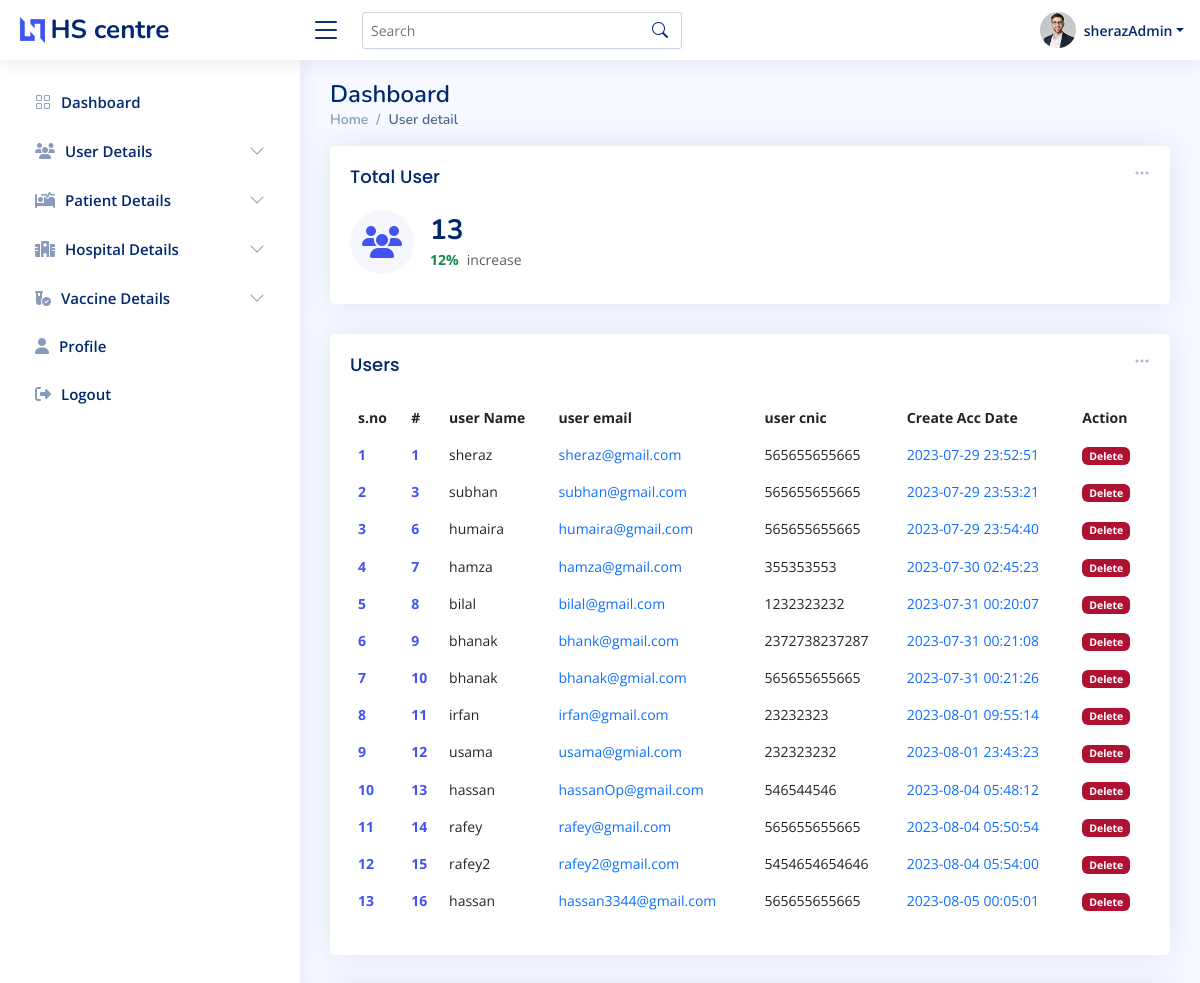
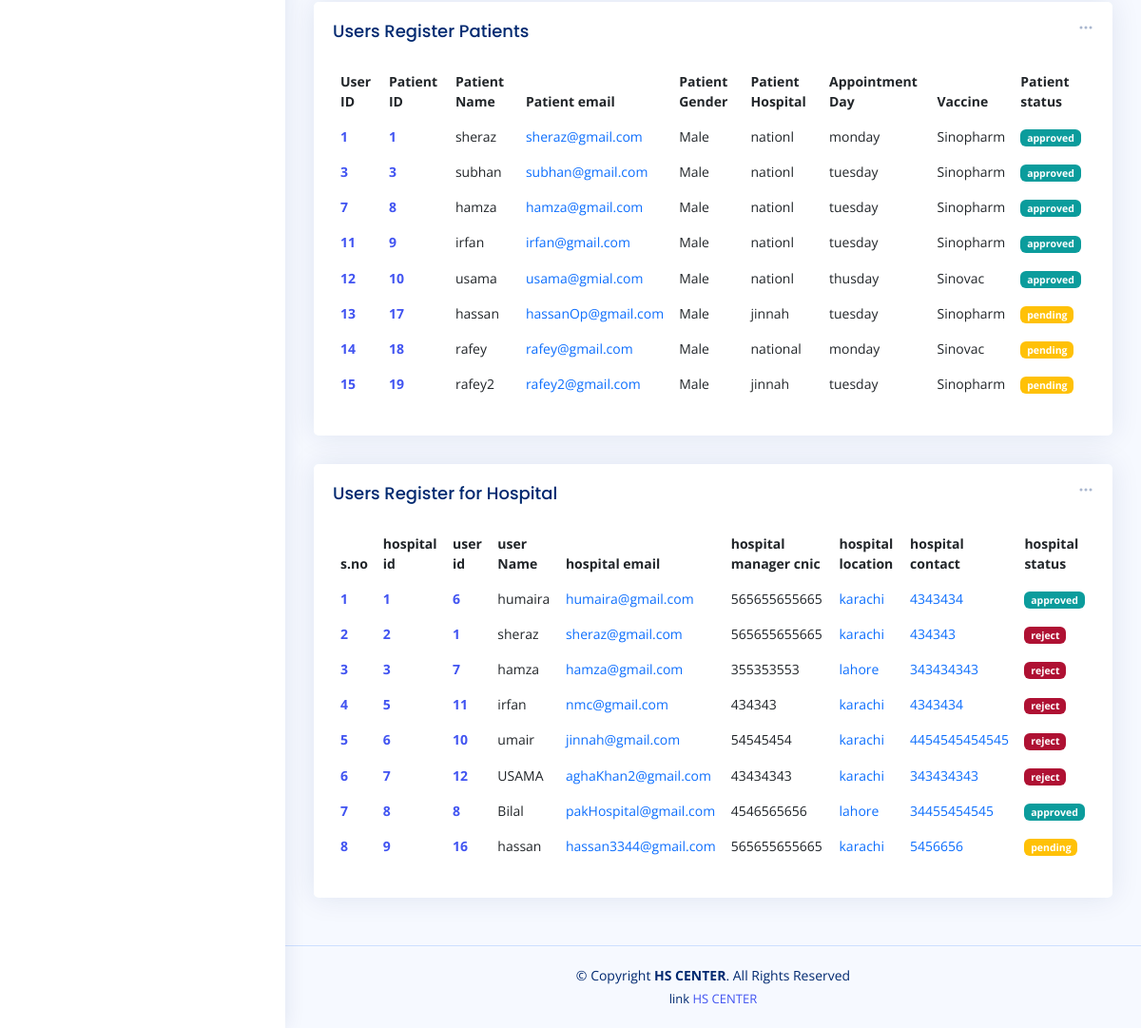
The page /admin_user_detail.php (signed in) on the database its author committed (2 pictures, top to bottom).
### tables this page shows
CREATE TABLE `user` (
  `id` int(11) NOT NULL,
  `name` varchar(255) NOT NULL,
  `email` varchar(255) NOT NULL,
  `cnic` varchar(255) NOT NULL,
  `password` varchar(255) NOT NULL,
  `time` datetime NOT NULL DEFAULT current_timestamp()
);

CREATE TABLE `reg_patient` (
  `patient_id` int(11) NOT NULL,
  `patient_name` varchar(200) NOT NULL,
  `patient_email` varchar(200) NOT NULL,
  `patient_phone` varchar(255) NOT NULL,
  `patient_cnic` varchar(255) NOT NULL,
  `patient_age` varchar(22) NOT NULL,
  `patient_select_hos` varchar(222) NOT NULL,
  `patient_gender` varchar(222) NOT NULL,
  `patient_vacc` varchar(222) NOT NULL,
  `patient_app_day` varchar(222) NOT NULL,
  `patient_status` varchar(222) NOT NULL
);

CREATE TABLE `reg_hospital` (
  `hospital_id` int(11) NOT NULL,
  `hospital_name` varchar(200) NOT NULL,
  `hospital_manager_name` varchar(200) NOT NULL,
  `hospital_email` varchar(200) NOT NULL,
  `hospital_contact` varchar(255) NOT NULL,
  `hospital_location` varchar(222) NOT NULL,
  `hospital_manager_cnic` varchar(222) NOT NULL,
  `hospital_open_time` varchar(222) NOT NULL,
  `hospital_close_time` varchar(222) NOT NULL,
  `user_id` varchar(222) NOT NULL,
  `hospital_status` varchar(222) NOT NULL
);

### admin_user_detail.php (the view, shortened to what this page needs)
<?php
require 'conn.php';
$fetch_userQ = "SELECT * FROM `user`";
$fetch_user = mysqli_query($conn,$fetch_userQ);
$totalUser = mysqli_num_rows($fetch_user);
$fetch_userPatientQ = "SELECT user.id,reg_patient.patient_id,user.name,user.email,reg_patient.patient_gender,reg_patient.patient_select_hos,reg_patient.patient_app_day,reg_patient.patient_vacc,reg_patient.patient_status FROM user JOIN reg_patient WHERE user.name = reg_patient.patient_name AND user.email = reg_patient.patient_email;
";
$fetch_userPatient = mysqli_query($conn,$fetch_userPatientQ);
$totalUserPatient = mysqli_num_rows($fetch_userPatient);
$fetch_HospitalQ = "SELECT * FROM `reg_hospital`";
$fetch_Hospital = mysqli_query($conn,$fetch_HospitalQ);
$totalHospital = mysqli_num_rows($fetch_Hospital);
?>
<!DOCTYPE html>
<html lang="en">
<head>
  <?php require './component/_admin_link.php'?>
</head>
<body>
<?php require './component/_admin_nav.php';?>
  <main id="main" class="main " >
    <div class="pagetitle ">
      <h1>Dashboard</h1>
      <nav>
        <ol class="breadcrumb">
          <li class="breadcrumb-item"><a href="admin-index.php">Home</a></li>
          <li class="breadcrumb-item active">User detail</li>
        </ol>
      </nav>
    </div>
    <section class="section dashboard ">
      <div class="row ">
        <div class="col-lg-12">
          <div class="row ">
            <div class="col-xxl-4 col-md-6  w-100">
              <div class="card info-card sales-card">
                <div class="filter">
                  <a class="icon" href="#" data-bs-toggle="dropdown"><i class="bi bi-three-dots"></i></a>
                </div>
                <div class="card-body">
                  <h5 class="card-title">Total User</h5>
                  <div class="d-flex align-items-center">
                    <div class="card-icon rounded-circle d-flex align-items-center justify-content-center">
                    <i class="fa-solid fa-users"></i>
                    </div>
                    <div class="ps-3">
                      <h6><?=$totalUser?></h6>
                      <span class="text-success small pt-1 fw-bold">12%</span> <span class="text-muted small pt-2 ps-1">increase</span>
                    </div>
                  </div>
                </div>
              </div>
            </div>
            <div class="col-12" >
              <div class="card recent-sales overflow-auto">
                <div class="filter">
                  <a class="icon" href="#" data-bs-toggle="dropdown"><i class="bi bi-three-dots"></i></a>
                </div>
                <div class="card-body">
                  <h5 class="card-title">Users </h5>
                  <table class="table table-borderless datatable" id="dowload_pdf">
                    <thead>
                      <tr>
                        <th scope="col">s.no</th>
                        <th scope="col">#</th>
                        <th scope="col">user Name</th>
                        <th scope="col">user email</th>
                        <th scope="col">user cnic</th>
                        <th scope="col">Create Acc Date</th>
                        <th scope="col">Action</th>
                      </tr>
                    </thead>
                    <tbody>
                    <?php
                    if($totalUser > 0){
                      while($user_data = mysqli_fetch_assoc($fetch_user)){
                        $i+=1;
                          echo '<tr>
                          <th scope="row"><a href="#">'.$i.'</a></th>
                          <th scope="row"><a href="#">'.$user_data['id'].'</a></th>
                          <td>'.$user_data['name'].'</td>
                          <td><a  class="text-primary">'.$user_data['email'].'</a></td>
                          <td>'.$user_data['cnic'].'</td>
                          <td><a  class="text-primary">'.$user_data['time'].'</a></td>
                          <td><a  href="user_del.php?DelId='.$user_data['id'].'" class="badge bg-danger user_delete">Delete</a></td>
                        </tr>';
                        }
                    }
                    ?>
                    </tbody>
                  </table>
                </div>
              </div>
            </div>
<div class="col-12" >
              <div class="card recent-sales overflow-auto">
                <div class="filter">
                  <a class="icon" href="#" data-bs-toggle="dropdown"><i class="bi bi-three-dots"></i></a>
                </div>
                <div class="card-body">
                  <h5 class="card-title">Users Register Patients</h5>
                  <table class="table table-borderless datatable" id="dowload_pdf">
                    <thead>
                      <tr>
                        <th scope="col">User ID</th>
                        <th scope="col">Patient ID</th>
                        <th scope="col">Patient Name</th>
                        <th scope="col">Patient email</th>
                        <th scope="col">Patient Gender</th>
                        <th scope="col">Patient Hospital</th>
                        <th scope="col">Appointment Day</th>
                        <th scope="col">Vaccine</th>
                        <th scope="col">Patient status</th>
                      </tr>
                    </thead>
                    <tbody>
                    <?php
                    if($totalUserPatient > 0){
                      while($userPatient_data = mysqli_fetch_array($fetch_userPatient)){
                        if($userPatient_data['patient_status'] == 'approved'){
                          echo '<tr>
                          <th scope="row"><a href="#">'.$userPatient_data['id'].'</a></th>
                          <th scope="row"><a href="#">'.$userPatient_data['patient_id'].'</a></th>
                          <td>'.$userPatient_data['name'].'</td>
                          <td><a  class="text-primary">'.$userPatient_data['email'].'</a></td>
                          <td>'.$userPatient_data['patient_gender'].'</td>
                          <td>'.$userPatient_data['patient_select_hos'].'</td>
                          <td>'.$userPatient_data['patient_app_day'].'</td>
                          <td>'.$userPatient_data['patient_vacc'].'</td>
                          <td><span class="badge bg-success">'.$userPatient_data['patient_status'].'</span></td>
                        </tr>';
                        }
                        if($userPatient_data['patient_status'] == ''){
                          echo '<tr>
                          <th scope="row"><a href="#">'.$userPatient_data['id'].'</a></th>
                          <th scope="row"><a href="#">'.$userPatient_data['patient_id'].'</a></th>
                          <td>'.$userPatient_data['name'].'</td>
                          <td><a  class="text-primary">'.$userPatient_data['email'].'</a></td>
                          <td>'.$userPatient_data['patient_gender'].'</td>
                          <td>'.$userPatient_data['patient_select_hos'].'</td>
                          <td>'.$userPatient_data['patient_app_day'].'</td>
                          <td>'.$userPatient_data['patient_vacc'].'</td>
                          <td><span class="badge bg-warning">pending</span></td>
                        </tr>';
                        }
                        }
                    }
                    ?>
                    </tbody>
                  </table>
                </div>
              </div>
            </div>
            <div class="col-12" >
              <div class="card recent-sales overflow-auto">
                <div class="filter">
                  <a class="icon" href="#" data-bs-toggle="dropdown"><i class="bi bi-three-dots"></i></a>
                </div>
                <div class="card-body">
                  <h5 class="card-title">Users Register for Hospital</h5>
                  <table class="table table-borderless datatable" id="dowload_pdf">
                    <thead>
                      <tr>
                        <th scope="col">s.no</th>
                        <th scope="col">hospital id</th>
                        <th scope="col">user id</th>
                        <th scope="col">user Name</th>
                        <th scope="col">hospital email</th>
                        <th scope="col">hospital manager cnic</th>
                        <th scope="col">hospital location</th>
                        <th scope="col">hospital contact</th>
                        <th scope="col">hospital status</th>
                      </tr>
                    </thead>
                    <tbody>
                    <?php
                    if($totalHospital > 0){
                      while($user_apply_hospital = mysqli_fetch_assoc($fetch_Hospital)){
                        $j+=1;
                        if($user_apply_hospital['hospital_status'] == 'approved'){
                          echo '<tr>
                          <th scope="row"><a href="#">'.$j.'</a></th>
                          <th scope="row"><a href="#">'.$user_apply_hospital['hospital_id'].'</a></th>
                          <th scope="row"><a href="#">'.$user_apply_hospital['user_id'].'</a></th>
                          <td>'.$user_apply_hospital['hospital_manager_name'].'</td>
                          <td><a  class="text-primary">'.$user_apply_hospital['hospital_email'].'</a></td>
                          <td>'.$user_apply_hospital['hospital_manager_cnic'].'</td>
                          <td><a  class="text-primary">'.$user_apply_hospital['hospital_location'].'</a></td>
                          <td><a  class="text-primary">'.$user_apply_hospital['hospital_contact'].'</a></td>
                          <td><span class="badge bg-success">'.$user_apply_hospital['hospital_status'].'</span></td>
                        </tr>';
                        }
                        if($user_apply_hospital['hospital_status'] == 'reject'){
                          echo '<tr>
                          <th scope="row"><a href="#">'.$j.'</a></th>
                          <th scope="row"><a href="#">'.$user_apply_hospital['hospital_id'].'</a></th>
                          <th scope="row"><a href="#">'.$user_apply_hospital['user_id'].'</a></th>
                          <td>'.$user_apply_hospital['hospital_manager_name'].'</td>
                          <td><a  class="text-primary">'.$user_apply_hospital['hospital_email'].'</a></td>
                          <td>'.$user_apply_hospital['hospital_manager_cnic'].'</td>
                          <td><a  class="text-primary">'.$user_apply_hospital['hospital_location'].'</a></td>
                          <td><a  class="text-primary">'.$user_apply_hospital['hospital_contact'].'</a></td>
                          <td><span class="badge bg-danger">'.$user_apply_hospital['hospital_status'].'</span></td>
                        </tr>';
                        }
                        if($user_apply_hospital['hospital_status'] === ''){
                          echo '<tr>
                          <th scope="row"><a href="#">'.$j.'</a></th>
                          <th scope="row"><a href="#">'.$user_apply_hospital['hospital_id'].'</a></th>
                          <th scope="row"><a href="#">'.$user_apply_hospital['user_id'].'</a></th>
                          <td>'.$user_apply_hospital['hospital_manager_name'].'</td>
                          <td><a  class="text-primary">'.$user_apply_hospital['hospital_email'].'</a></td>
                          <td>'.$user_apply_hospital['hospital_manager_cnic'].'</td>
                          <td><a  class="text-primary">'.$user_apply_hospital['hospital_location'].'</a></td>
                          <td><a  class="text-primary">'.$user_apply_hospital['hospital_contact'].'</a></td>
                          <td><span class="badge bg-warning">pending</span></td>
                        </tr>';
                        }
                        }
                    }
                    ?>
                    </tbody>
                  </table>
                </div>
              </div>
            </div>
          </div>
        </div>
      </div>
    </section>
  </main>
  <?php require './component/_admin_footer.php'?>
</body>
</html>

### assets_admin/css/style.css (style rules this page uses)
:root { scroll-behavior: smooth; }
body { font-family: "Open Sans", sans-serif; background: #f6f9ff; color: #444444; }
a { color: #4154f1; text-decoration: none; }
h1, h2, h3, h4, h5, h6 { font-family: "Nunito", sans-serif; }
#main { margin-top: 60px; padding: 20px 30px; transition: all 0.3s; }
.pagetitle { margin-bottom: 10px; }
.pagetitle h1 { font-size: 24px; margin-bottom: 0; font-weight: 600; color: #012970; }
.card { margin-bottom: 30px; border: none; border-radius: 5px; box-shadow: 0px 0 30px rgba(1, 41, 112, 0.1); }
.card-title { padding: 20px 0 15px 0; font-size: 18px; font-weight: 500; color: #012970; font-family: "Poppins", sans-serif; }
.card-body { padding: 0 20px 20px 20px; }
.breadcrumb { font-size: 14px; font-family: "Nunito", sans-serif; color: #899bbd; font-weight: 600; }
.breadcrumb a { color: #899bbd; transition: 0.3s; }
.breadcrumb .breadcrumb-item::before { color: #899bbd; }
.breadcrumb .active { color: #51678f; font-weight: 600; }
@media (min-width: 1200px) { #main, #footer { margin-left: 300px; } }
.dashboard .filter { position: absolute; right: 0px; top: 15px; }
.dashboard .filter .icon { color: #aab7cf; padding-right: 20px; padding-bottom: 5px; transition: 0.3s; font-size: 16px; }
.dashboard .info-card { padding-bottom: 10px; }
.dashboard .info-card h6 { font-size: 28px; color: #012970; font-weight: 700; margin: 0; padding: 0; }
.dashboard .card-icon { font-size: 32px; line-height: 0; width: 64px; height: 64px; flex-shrink: 0; flex-grow: 0; }
.dashboard .sales-card .card-icon { color: #4154f1; background: #f6f6fe; }
.dashboard .recent-sales { font-size: 14px; }
.dashboard .recent-sales .table thead { background: #f6f6fe; }
.dashboard .recent-sales .table thead th { border: 0; }

### component/_admin_nav.php (style rules this page uses)
.bg-success { background-color: rgb(11, 156, 156) !important; }
.bg-danger { background-color: rgb(175, 17, 51) !important; }

### rows shown on the page
user: id "1", name "sheraz", email "sheraz@gmail.com", cnic "565655655665", time "2023-07-29 23:52:51", reg_patient.patient_id "1", reg_patient.patient_gender "Male", reg_patient.patient_select_hos "nationl", reg_patient.patient_app_day "monday", reg_patient.patient_vacc "Sinopharm", reg_patient.patient_status "approved"
user: id "3", name "subhan", email "subhan@gmail.com", cnic "565655655665", time "2023-07-29 23:53:21", reg_patient.patient_id "3", reg_patient.patient_gender "Male", reg_patient.patient_select_hos "nationl", reg_patient.patient_app_day "tuesday", reg_patient.patient_vacc "Sinopharm", reg_patient.patient_status "approved"
user: id "6", name "humaira", email "humaira@gmail.com", cnic "565655655665", time "2023-07-29 23:54:40"
user: id "7", name "hamza", email "hamza@gmail.com", cnic "355353553", time "2023-07-30 02:45:23", reg_patient.patient_id "8", reg_patient.patient_gender "Male", reg_patient.patient_select_hos "nationl", reg_patient.patient_app_day "tuesday", reg_patient.patient_vacc "Sinopharm", reg_patient.patient_status "approved"
user: id "8", name "bilal", email "bilal@gmail.com", cnic "1232323232", time "2023-07-31 00:20:07"
user: id "9", name "bhanak", email "bhank@gmail.com", cnic "2372738237287", time "2023-07-31 00:21:08"
user: id "10", name "bhanak", email "bhanak@gmial.com", cnic "565655655665", time "2023-07-31 00:21:26"
user: id "11", name "irfan", email "irfan@gmail.com", cnic "23232323", time "2023-08-01 09:55:14", reg_patient.patient_id "9", reg_patient.patient_gender "Male", reg_patient.patient_select_hos "nationl", reg_patient.patient_app_day "tuesday", reg_patient.patient_vacc "Sinopharm", reg_patient.patient_status "approved"
user: id "12", name "usama", email "usama@gmial.com", cnic "232323232", time "2023-08-01 23:43:23", reg_patient.patient_id "10", reg_patient.patient_gender "Male", reg_patient.patient_select_hos "nationl", reg_patient.patient_app_day "thusday", reg_patient.patient_vacc "Sinovac", reg_patient.patient_status "approved"
user: id "13", name "hassan", email "hassanOp@gmail.com", cnic "546544546", time "2023-08-04 05:48:12", reg_patient.patient_id "17", reg_patient.patient_gender "Male", reg_patient.patient_select_hos "jinnah", reg_patient.patient_app_day "tuesday", reg_patient.patient_vacc "Sinopharm"
user: id "14", name "rafey", email "rafey@gmail.com", cnic "565655655665", time "2023-08-04 05:50:54", reg_patient.patient_id "18", reg_patient.patient_gender "Male", reg_patient.patient_select_hos "national", reg_patient.patient_app_day "monday", reg_patient.patient_vacc "Sinovac"
user: id "15", name "rafey2", email "rafey2@gmail.com", cnic "5454654654646", time "2023-08-04 05:54:00", reg_patient.patient_id "19", reg_patient.patient_gender "Male", reg_patient.patient_select_hos "jinnah", reg_patient.patient_app_day "tuesday", reg_patient.patient_vacc "Sinopharm"
user: id "16", name "hassan", email "hassan3344@gmail.com", cnic "565655655665", time "2023-08-05 00:05:01"
reg_hospital: hospital_id "1", user "6", hospital_manager_name "humaira", hospital_email "humaira@gmail.com", hospital_manager_cnic "565655655665", hospital_location "karachi", hospital_contact "4343434", hospital_status "approved"
reg_hospital: hospital_id "2", user "1", hospital_manager_name "sheraz", hospital_email "sheraz@gmail.com", hospital_manager_cnic "565655655665", hospital_location "karachi", hospital_contact "434343", hospital_status "reject"
reg_hospital: hospital_id "3", user "7", hospital_manager_name "hamza", hospital_email "hamza@gmail.com", hospital_manager_cnic "355353553", hospital_location "lahore", hospital_contact "343434343", hospital_status "reject"
reg_hospital: hospital_id "5", user "11", hospital_manager_name "irfan", hospital_email "nmc@gmail.com", hospital_manager_cnic "434343", hospital_location "karachi", hospital_contact "4343434", hospital_status "reject"
reg_hospital: hospital_id "6", user "10", hospital_manager_name "umair", hospital_email "jinnah@gmail.com", hospital_manager_cnic "54545454", hospital_location "karachi", hospital_contact "4454545454545", hospital_status "reject"
reg_hospital: hospital_id "7", user "12", hospital_manager_name "USAMA", hospital_email "aghaKhan2@gmail.com", hospital_manager_cnic "43434343", hospital_location "karachi", hospital_contact "343434343", hospital_status "reject"
reg_hospital: hospital_id "8", user "8", hospital_manager_name "Bilal", hospital_email "pakHospital@gmail.com", hospital_manager_cnic "4546565656", hospital_location "lahore", hospital_contact "34455454545", hospital_status "approved"
reg_hospital: hospital_id "9", user "16", hospital_manager_name "hassan", hospital_email "hassan3344@gmail.com", hospital_manager_cnic "565655655665", hospital_location "karachi", hospital_contact "5456656"

### other values the page prints
$_SESSION['admin_name'] "sherazAdmin"
$totalUser "13"
